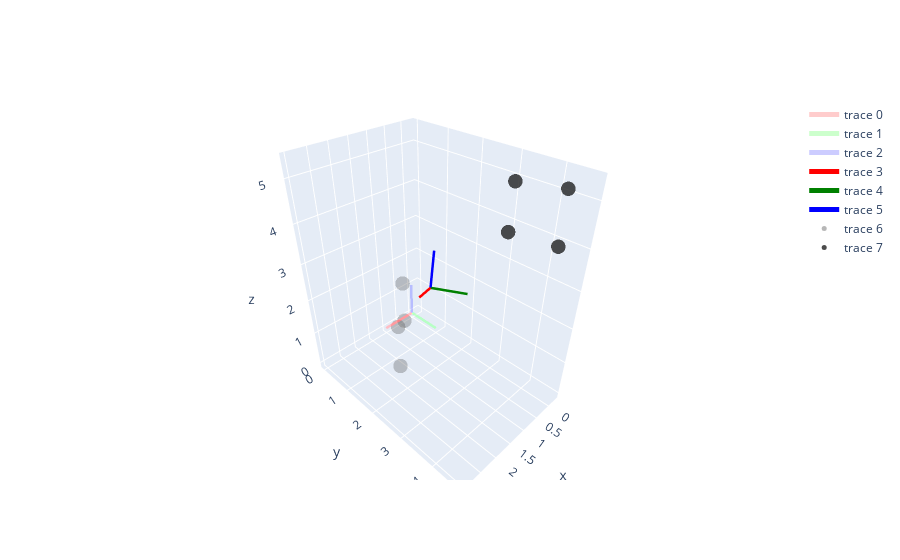

This figure's notebook cell:
### Code cell
# Create a 3D figure
fig = go.Figure()

#initialize 3x3 rotation matrix
euler_angles = [0.,-0.35,0.5] #rotation about xaxis, yaxis, zaxis
rotm = R.from_euler('xyz', euler_angles).as_matrix()
print("\n rotation matrix (3x3) \n", rotm, "\n")

#initialize translation vector
# trans_vec = np.array([[0., 0., 0]]) #[x, y, z]
trans_vec = np.array([[0.2, 1., 1.5]]) #[x, y, z]
print("\n translation vector (3x1) \n", trans_vec)

#resize rotation matrix to 4x4 so it can be used with homogenous cooridnates
homo_trans = np.append(np.append(rotm, np.zeros([3,1]), axis = 1), np.array([[0,0,0,1]]), axis = 0)
#update homo_trans to include translation as well
homo_trans[:3,-1] = trans_vec
print("\n homogenous transformation matrix (4x4) \n", homo_trans ,"\n")

#initialize test points
test_points = np.array([[2,2,3], [2,2,2], [3,3,3], [3,3,2]])

#run our function
new_point_locations = draw_simple_transform(fig, homo_trans, points = test_points)
fig.show()

print("test point before:", test_points[0])
print("test point after transformation:", new_point_locations[0,:3])

### Figure 1 — Plotly figure (JSON) as saved in the notebook; plotly's stock layout.template omitted (floating-point values rounded to 4 significant figures)
{"data": [{"line": {"color": "rgba(255, 0, 0, 0.2)", "width": 5}, "mode": "lines", "type": "scatter3d", "x": [0, 1], "y": [0, 0], "z": [0, 0]}, {"line": {"color": "rgba(0, 255, 0, 0.2)", "width": 5}, "mode": "lines", "type": "scatter3d", "x": [0, 0], "y": [0, 1], "z": [0, 0]}, {"line": {"color": "rgba(0, 0, 255, 0.2)", "width": 5}, "mode": "lines", "type": "scatter3d", "x": [0, 0], "y": [0, 0], "z": [0, 1]}, {"line": {"color": "red", "width": 5}, "mode": "lines", "type": "scatter3d", "x": [0.2, 1.024], "y": [1, 1.45], "z": [1.5, 1.843]}, {"line": {"color": "green", "width": 5}, "mode": "lines", "type": "scatter3d", "x": [0.2, -0.2794], "y": [1, 1.878], "z": [1.5, 1.5]}, {"line": {"color": "blue", "width": 5}, "mode": "lines", "type": "scatter3d", "x": [0.2, -0.1009], "y": [1, 0.8356], "z": [1.5, 2.439]}, {"marker": {"color": "rgba(32, 32, 32, 0.4)", "opacity": 0.8, "size": 5}, "mode": "markers", "type": "scatter3d", "x": [2, 2, 3, 3], "y": [2, 2, 3, 3], "z": [3, 2, 3, 2]}, {"marker": {"color": "rgba(32, 32, 32, 1.)", "opacity": 0.8, "size": 5}, "mode": "markers", "type": "scatter3d", "x": [-0.01286, 0.2881, 0.3321, 0.633], "y": [3.163, 3.327, 4.491, 4.655], "z": [5.004, 4.065, 5.347, 4.407]}], "layout": {}}
